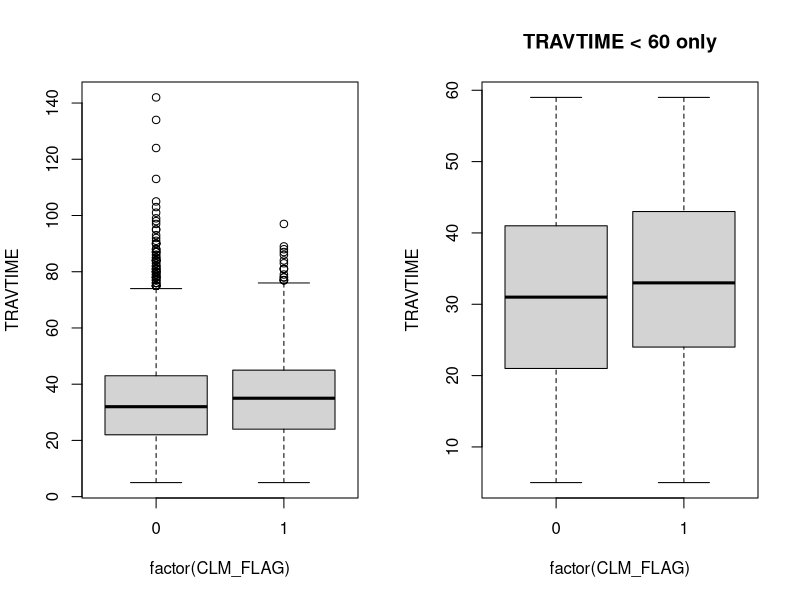
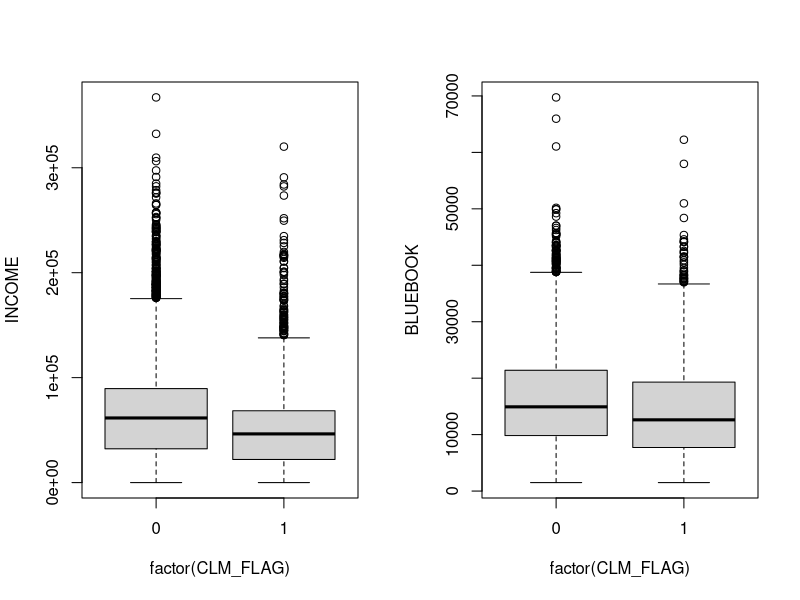
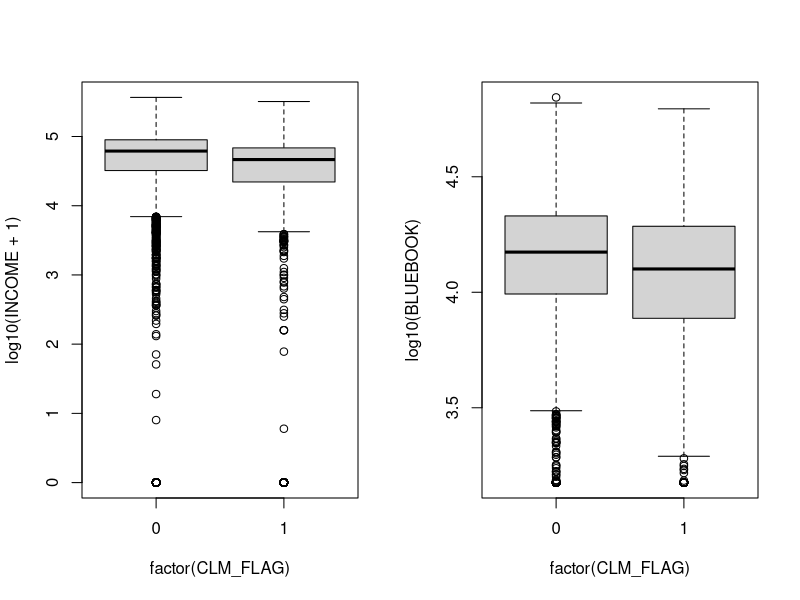

Generate these figures, in order, with R:
prepare_data6<-read.csv("dane/prepared_data5.csv", header = TRUE, stringsAsFactors = FALSE)

## ----cor-travtime-bluebook-income-target-flag, echo=FALSE, eval=TRUE-----
par(mfrow=c(1,2))
boxplot(TRAVTIME ~ factor(CLM_FLAG),data=prepare_data6,ylab="TRAVTIME")
boxplot(TRAVTIME ~ factor(CLM_FLAG),data=prepare_data6[prepare_data6$TRAVTIME < 60,],ylab="TRAVTIME",main="TRAVTIME < 60 only")

par(mfrow=c(1,2))
boxplot(INCOME ~ factor(CLM_FLAG),data=prepare_data6,ylab="INCOME")
boxplot(BLUEBOOK ~ factor(CLM_FLAG),data=prepare_data6,ylab="BLUEBOOK")
boxplot(log10(INCOME + 1)  ~ factor(CLM_FLAG),data=prepare_data6,ylab="log10(INCOME + 1)")
boxplot(log10(BLUEBOOK) ~ factor(CLM_FLAG),data=prepare_data6,ylab="log10(BLUEBOOK)")

